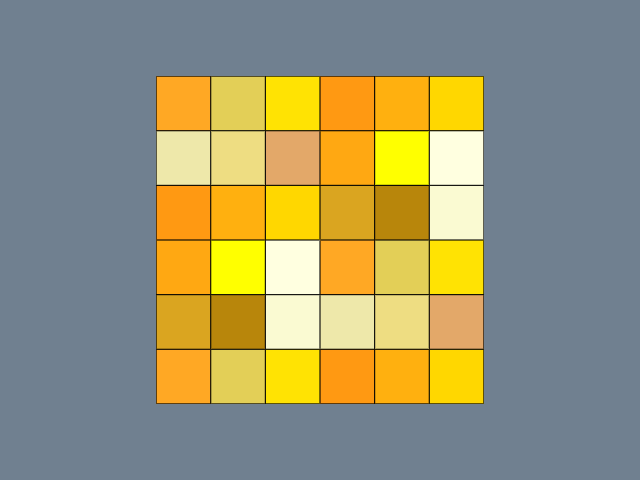

Source code (Python):
#!/usr/bin/env python

# Create custom vtkColorSeries from VTK named colors (Yellow) and display them on a plane.


# Factory overrides: importing these modules registers the OpenGL rendering
# and interaction style implementations for vtkRenderingCore factory classes.
import vtkmodules.vtkInteractionStyle  # noqa: F401
import vtkmodules.vtkRenderingOpenGL2  # noqa: F401

# VTK pipeline classes used in this example
from vtkmodules.vtkCommonColor import (
    vtkColorSeries,
    vtkNamedColors,
)
from vtkmodules.vtkCommonCore import (
    vtkFloatArray,
    vtkLookupTable,
)
from vtkmodules.vtkFiltersSources import vtkPlaneSource
from vtkmodules.vtkRenderingCore import (
    vtkActor,
    vtkPolyDataMapper,
    vtkRenderWindow,
    vtkRenderWindowInteractor,
    vtkRenderer,
)

# Colors (normalized RGB)
slate_gray = (0.439, 0.502, 0.565)

# Color series definitions: scheme name and list of VTK named color strings
COLOR_SERIES = {
    "Yellow": ("VTKYellowColors", [
        "aureoline_yellow", "banana", "cadmium_lemon", "cadmium_yellow",
        "cadmium_yellow_light", "gold", "goldenrod", "goldenrod_dark",
        "goldenrod_light", "goldenrod_pale", "light_goldenrod", "melon",
        "naples_yellow_deep", "yellow", "yellow_light",
    ]),
}

# Select the color series
series_name = "Yellow"

nc = vtkNamedColors()
scheme_name, color_names = COLOR_SERIES[series_name]

# Build the vtkColorSeries from named colors
color_series = vtkColorSeries()
color_series.SetColorSchemeByName(scheme_name)
for name in color_names:
    color_series.AddColor(nc.GetColor3ub(name))

num_colors = color_series.GetNumberOfColors()
print(f"Number of colors: {num_colors}")

# Source: generate a 6x6 plane
x_res, y_res = 6, 6
plane = vtkPlaneSource()
plane.SetXResolution(x_res)
plane.SetYResolution(y_res)
table_size = x_res * y_res + 1

# Cell data: assign increasing scalar values
cell_data = vtkFloatArray()
for i in range(x_res * y_res):
    cell_data.InsertNextValue(i)
plane.Update()
plane.GetOutput().GetCellData().SetScalars(cell_data)

# Lookup table: populate from the color series
lut = vtkLookupTable()
lut.SetNumberOfTableValues(table_size)
lut.SetTableRange(0, table_size)
for i in range(table_size):
    color = color_series.GetColorRepeating(i)
    lut.SetTableValue(i, color.GetRed() / 255.0, color.GetGreen() / 255.0,
                      color.GetBlue() / 255.0, 1.0)

# Mapper: map cell scalars through the lookup table
mapper = vtkPolyDataMapper()
mapper.SetLookupTable(lut)
mapper.SetInputConnection(plane.GetOutputPort())
mapper.SetScalarModeToUseCellData()
mapper.SetScalarRange(0, table_size)

# Actor: assign the mapped geometry with visible edges
actor = vtkActor()
actor.SetMapper(mapper)
actor.GetProperty().EdgeVisibilityOn()

# Renderer: assemble the scene and configure the camera
renderer = vtkRenderer()
renderer.AddActor(actor)
renderer.SetBackground(slate_gray)

# Window: display the rendered scene
render_window = vtkRenderWindow()
render_window.AddRenderer(renderer)
render_window.SetWindowName("color series brewer diverging")
render_window.SetMultiSamples(0)
render_window.SetSize(640, 480)

# Interactor: handle mouse and keyboard events
render_window_interactor = vtkRenderWindowInteractor()
render_window_interactor.SetRenderWindow(render_window)

# Launch the interactive visualization
render_window_interactor.Initialize()
render_window_interactor.Start()
